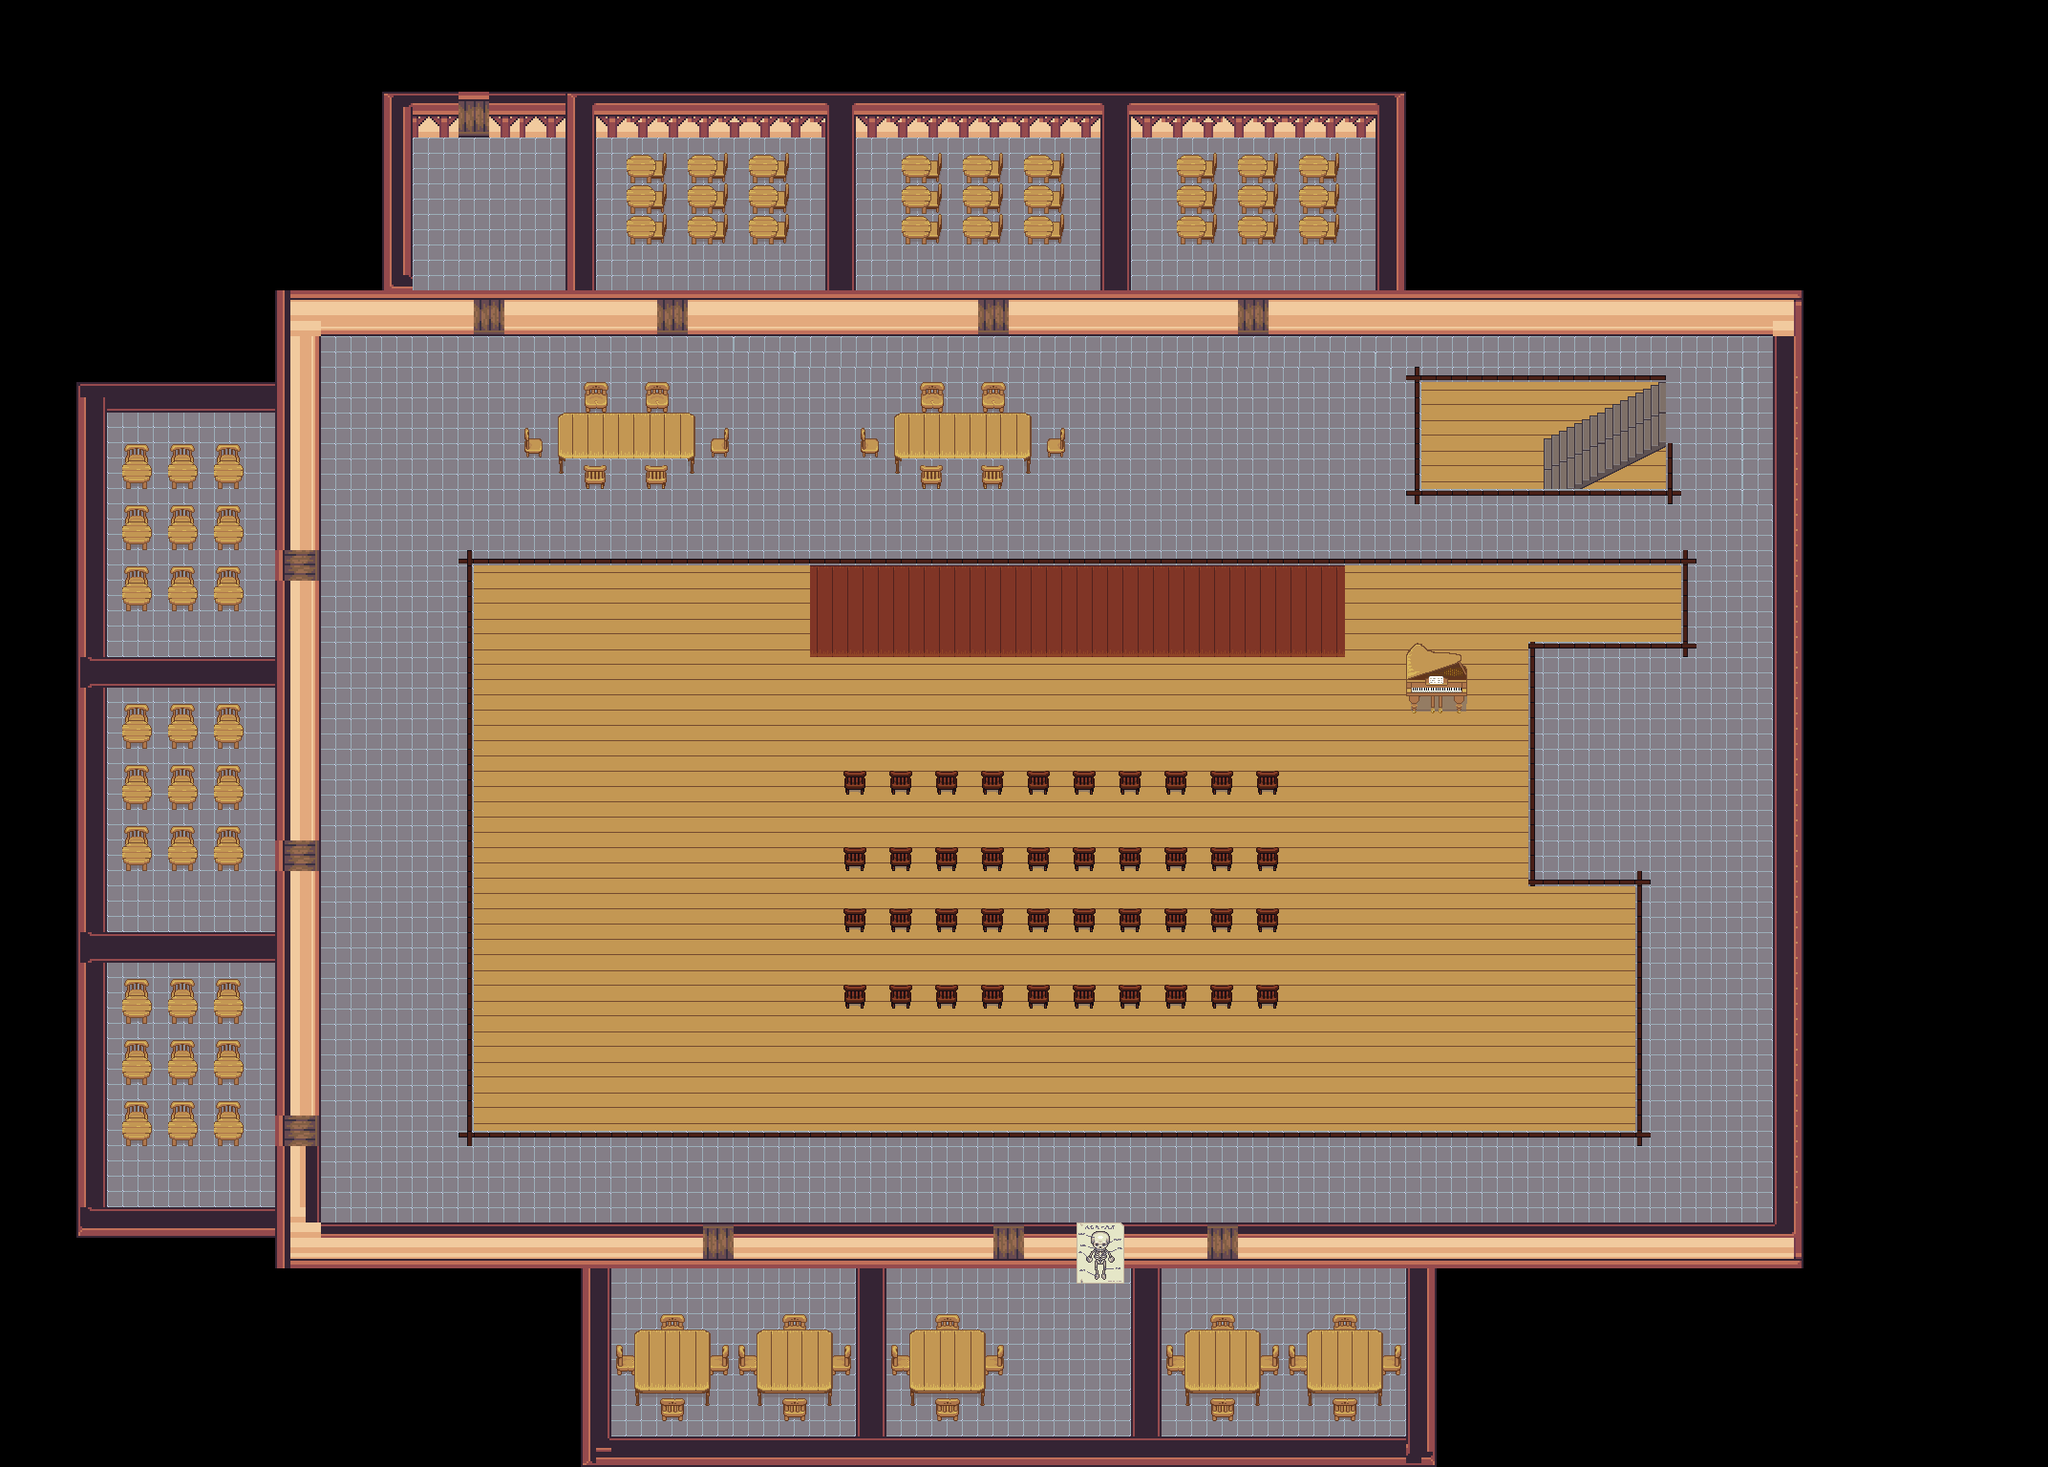

Rendered tile map (Tiled .tmx) drawn with the repository's tilesets; below, a short description and the map source with its tile grids summarised:
An orthogonal 134x96 tile map with 16x16 px tiles, 8 tile layers (Gulv under, Ting på gulv under, trappe, trappe, ...), 5 tilesets and 76 objects (44x wall, 31x room, player).

<map version="1.2" tiledversion="1.2.3" orientation="orthogonal" renderorder="right-down" width="134" height="96" tilewidth="16" tileheight="16" infinite="0" nextlayerid="20" nextobjectid="115">
 <tileset firstgid="1" name="Walls" tilewidth="16" tileheight="16" tilecount="840" columns="30">
  <image source="img/Walls.png" trans="ff00ff" width="480" height="448" />
 </tileset>
 <tileset firstgid="841" name="Wood - Stone Path" tilewidth="16" tileheight="16" tilecount="72" columns="6">
  <image source="img/Wood - Stone Path.png" trans="ff00ff" width="96" height="192" />
 </tileset>
 <tileset firstgid="913" name="blonde-wood" tilewidth="16" tileheight="16" tilecount="2048" columns="32">
  <image source="img/blonde-wood.png" width="512" height="1024" />
 </tileset>
 <tileset firstgid="2961" name="dark-wood" tilewidth="16" tileheight="16" tilecount="2048" columns="32">
  <image source="img/dark-wood.png" width="512" height="1024" />
 </tileset>
 <tileset firstgid="5009" name="Andre-ting" tilewidth="16" tileheight="16" tilecount="2016" columns="48">
  <image source="img/assets.png" width="768" height="672" />
 </tileset>
 <layer id="11" name="Gulv under" width="134" height="96">
  <data>[12864 cells, 3467 non-empty, 4 distinct tile ids]</data>
 </layer>
 <layer id="12" name="Ting på gulv under" width="134" height="96">
  <data>[12864 cells, 194 non-empty, 35 distinct tile ids]</data>
 </layer>
 <layer id="16" name="trappe" width="134" height="96">
  <data>[12864 cells, 48 non-empty, 48 distinct tile ids]</data>
 </layer>
 <layer id="18" name="trappe" width="134" height="96">
  <data>[12864 cells, 64 non-empty, 48 distinct tile ids]</data>
 </layer>
 <layer id="7" name="Gulv og vægge" width="134" height="96">
  <data>[12864 cells, 5900 non-empty, 74 distinct tile ids]</data>
 </layer>
 <layer id="15" name="Ting ved vægge som er over vægge men er med vægge" width="134" height="96">
  <data>[12864 cells, 2 non-empty, 1 distinct tile ids]</data>
 </layer>
 <objectgroup id="6" name="Object Layer 1">
  <object id="28" name="wall" x="288" y="304" width="208" height="48" />
  <object id="29" name="wall" x="528" y="304" width="160" height="48" />
  <object id="30" name="wall" x="720" y="304" width="304" height="48" />
  <object id="31" name="wall" x="1056" y="304" width="240" height="48" />
  <object id="32" name="wall" x="1328" y="304" width="560" height="48" />
  <object id="33" name="wall" x="400" y="96" width="1072" height="48" />
  <object id="34" name="wall" x="1440" y="144" width="32" height="160" />
  <object id="35" name="wall" x="1152" y="144" width="32" height="160" />
  <object id="36" name="wall" x="864" y="144" width="32" height="160" />
  <object id="37" name="wall" x="592" y="144" width="32" height="160" />
  <object id="38" name="wall" x="400" y="144" width="32" height="160" />
  <object id="39" name="wall" x="288" y="352" width="48" height="224" />
  <object id="41" name="wall" x="288" y="608" width="48" height="272" />
  <object id="42" name="wall" x="288" y="912" width="48" height="256" />
  <object id="43" name="wall" x="288" y="1200" width="48" height="80" />
  <object id="44" name="wall" x="112" y="1264" width="176" height="32" />
  <object id="45" name="wall" x="80" y="400" width="32" height="896" />
  <object id="46" name="wall" x="112" y="976" width="176" height="32" />
  <object id="48" name="wall" x="112" y="688" width="176" height="32" />
  <object id="49" name="wall" x="112" y="400" width="176" height="32" />
  <object id="50" name="wall" x="288" y="1280" width="448" height="48" />
  <object id="51" name="wall" x="1856" y="352" width="32" height="928" />
  <object id="52" name="player" x="1296" y="272" width="16" height="16" />
  <object id="54" name="wall" x="585" y="432" width="143" height="48" />
  <object id="55" name="wall" x="936" y="432" width="143" height="48" />
  <object id="56" name="wall" x="608" y="1504" width="896" height="32" />
  <object id="57" name="wall" x="608" y="1328" width="32" height="176" />
  <object id="58" name="wall" x="896" y="1328" width="32" height="176" />
  <object id="59" name="wall" x="1184" y="1328" width="32" height="176" />
  <object id="60" name="wall" x="1472" y="1328" width="32" height="176" />
  <object id="61" name="wall" x="480" y="592" width="16" height="592" />
  <object id="62" name="wall" x="480" y="1184" width="1232" height="16" />
  <object id="63" name="wall" x="1712" y="912" width="16" height="288" />
  <object id="64" name="wall" x="1616" y="912" width="96" height="16" />
  <object id="65" name="wall" x="1600" y="688" width="16" height="240" />
  <object id="66" name="wall" x="1600" y="672" width="176" height="16" />
  <object id="67" name="wall" x="1760" y="592" width="16" height="80" />
  <object id="68" name="wall" x="480" y="576" width="1296" height="16" />
  <object id="69" name="wall" x="768" y="1280" width="272" height="48" />
  <object id="72" name="wall" x="1072" y="1280" width="192" height="48" />
  <object id="74" name="wall" x="1296" y="1280" width="592" height="48" />
  <object id="75" name="wall" x="1472" y="384" width="16" height="144" />
  <object id="76" name="wall" x="1488" y="384" width="256" height="16" />
  <object id="77" name="wall" x="1488" y="512" width="256" height="16" />
  <object id="78" name="wall" x="1744" y="464" width="16" height="64" />
  <object id="79" name="room" x="336" y="352" width="112" height="240" />
  <object id="80" name="room" x="448" y="352" width="96" height="192" />
  <object id="81" name="room" x="448" y="1200" width="480" height="48" />
  <object id="82" name="room" x="112" y="432" width="144" height="224" />
  <object id="83" name="room" x="112" y="720" width="144" height="224" />
  <object id="84" name="room" x="112" y="1008" width="144" height="224" />
  <object id="85" name="room" x="432" y="144" width="128" height="128" />
  <object id="86" name="room" x="624" y="144" width="208" height="128" />
  <object id="87" name="room" x="896" y="144" width="224" height="128" />
  <object id="88" name="room" x="1184" y="144" width="224" height="128" />
  <object id="89" name="room" x="1728" y="688" width="96" height="240" />
  <object id="90" name="room" x="1616" y="688" width="112" height="192" />
  <object id="91" name="room" x="1776" y="352" width="48" height="336" />
  <object id="93" name="room" x="728" y="352" width="168" height="192" />
  <object id="94" name="room" x="544" y="480" width="184" height="64" />
  <object id="96" name="room" x="544" y="352" width="184" height="48" />
  <object id="97" name="room" x="896" y="480" width="184" height="64" />
  <object id="98" name="room" x="896" y="353" width="184" height="47" />
  <object id="99" name="room" x="1080" y="352" width="184" height="192" />
  <object id="100" name="room" x="1264" y="352" width="176" height="192" />
  <object id="102" name="room" x="1472" y="528" width="304" height="16" />
  <object id="104" name="room" x="1488" y="400" width="224" height="80" />
  <object id="105" name="room" x="1216" y="1328" width="224" height="144" />
  <object id="106" name="room" x="928" y="1328" width="224" height="144" />
  <object id="107" name="room" x="640" y="1328" width="224" height="144" />
  <object id="108" name="room" x="928" y="1200" width="464" height="48" />
  <object id="109" name="room" x="1392" y="1200" width="432" height="48" />
  <object id="110" name="room" x="336" y="592" width="112" height="240" />
  <object id="111" name="room" x="336" y="832" width="112" height="240" />
  <object id="112" name="room" x="336" y="1072" width="112" height="176" />
  <object id="113" name="room" x="1728" y="928" width="96" height="272" />
 </objectgroup>
 <layer id="9" name="Møbler" width="134" height="96">
  <data>[12864 cells, 931 non-empty, 78 distinct tile ids]</data>
 </layer>
 <layer id="10" name="Møbler over møbler" width="134" height="96">
  <data>[12864 cells, 391 non-empty, 35 distinct tile ids]</data>
 </layer>
</map>
